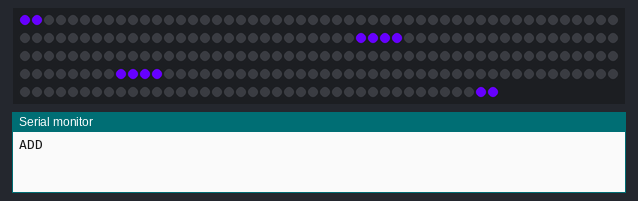
The sketch below on a simulated ESP32. Shown: 240 RGB LEDs in strip order, left to right, continuing on the next row, the last lines printed to the serial monitor. Random numbers use the default seed unless the sketch sets one.

Above: at 0.11 s.
At 4.49 s:
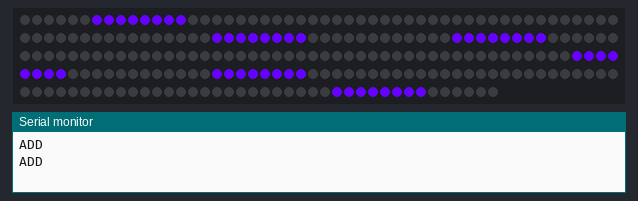
At 8.92 s:
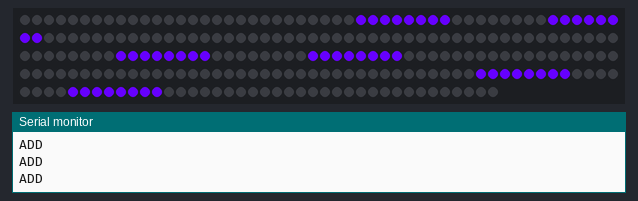
At 19.37 s:
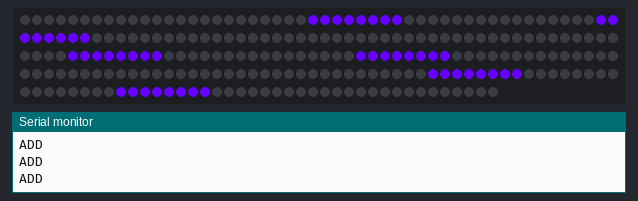
At 28.84 s:
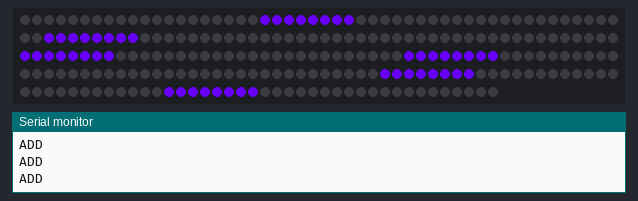
At 38.68 s:
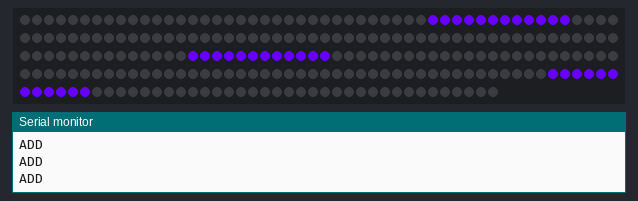

The sketch:

inputStationLeg.ino
```cpp
#include <FastLED.h>

#define LED_PIN       27
#define LED_COUNT_LEG 40
#define NUM_LEGS      6

#define PIXELS_PER_INPUT  8

CRGB legLeds[LED_COUNT_LEG * NUM_LEGS];
uint32_t pixels[LED_COUNT_LEG];

// Incoming pixel colors;
uint32_t colors[] = {
    0x000000, // off
    0x6600ff, // final purple color
    0x5f03ff,
    0xb700ff,
    0xff00bb,
    0xFFA9FF
};
const size_t NUM_COLORS = sizeof(colors) / sizeof(colors[0]);

unsigned long interval, timeout;
unsigned long lastTick;
int queue = 0;

void setup() {
  Serial.begin(115200);

  FastLED.addLeds<WS2812, LED_PIN, GRB>(legLeds, LED_COUNT_LEG * NUM_LEGS);
  FastLED.setBrightness(255);
}

void loop() {
  if (millis() >= timeout) {
    Serial.println("ADD");
    queue += PIXELS_PER_INPUT;
    scheduleInput();
  }

  if (millis() - lastTick >= 50) {
    if (queue > 0) {
      queue--;
      unshift(pixels, LED_COUNT_LEG, colors[1]); // push purple pixel
    } else {
      unshift(pixels, LED_COUNT_LEG, colors[0]); // push dark pixel
    }
    lastTick = millis();
  }

  for(int i = 0; i < NUM_LEGS; i++) {
    for(int j = 0; j < LED_COUNT_LEG; j++) {
      uint32_t newColor;
      if (i % 2 == 0) { // strips numbered top to bottom
        newColor = pixels[j];
      } else { // strips numbered bottom to top
        newColor = pixels[LED_COUNT_LEG - j - 1];
      }
      legLeds[i * LED_COUNT_LEG + j] = CRGB(newColor);
    }
  }

  FastLED.show();
}

void scheduleInput() {
  interval = random(2000, 5000);
  timeout = millis() + interval;
}

void unshift(uint32_t arr[], int size, uint32_t newValue) {
  for (int j = size - 1; j > 0; j--) {
      arr[j] = arr[j - 1];
  }
  arr[0] = newValue;
}
```
